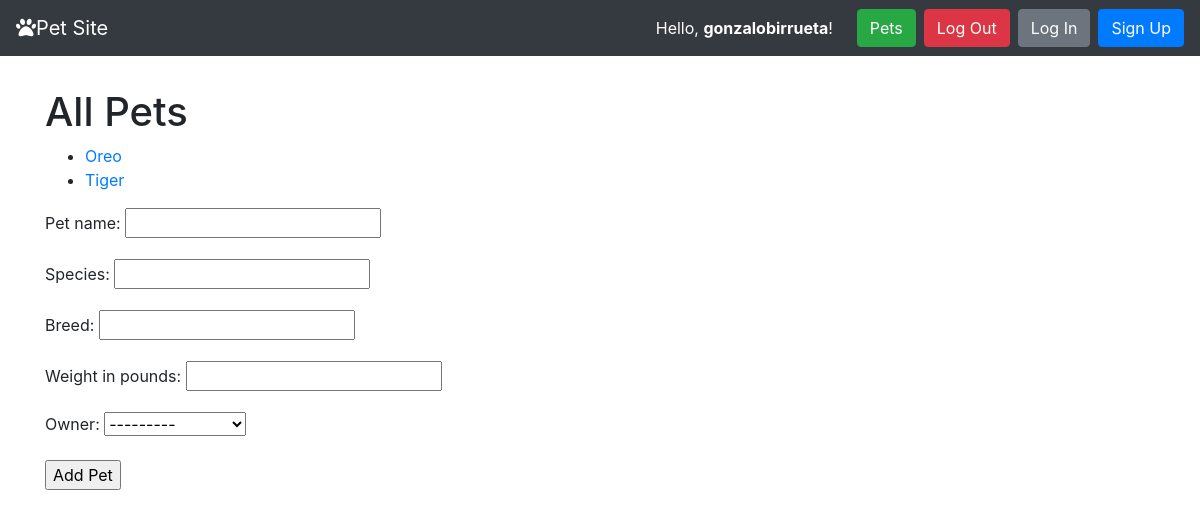
The page /pets/ (signed in) on the database as committed earlier.
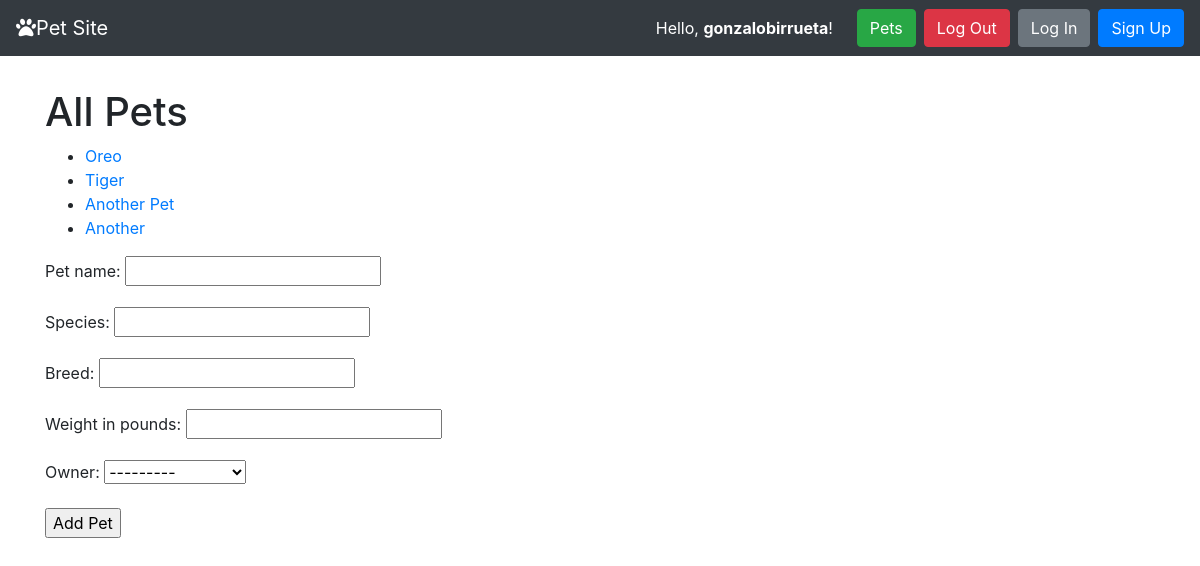
The same page on the database as committed later.
### pet/models.py (models this page shows, shortened)
class Pet(models.Model):
    pet_name = models.CharField(max_length=100)
    species = models.CharField(max_length=100)
    breed = models.CharField(max_length=100)
    weight_in_pounds = models.IntegerField()
    owner = models.ForeignKey(User, on_delete=models.CASCADE)

### pet/views.py (the view, shortened to what this page needs)
# urls.py: path('pets/', PetsList.as_view(), name='pets-list'),
class PetsList(ListView):
  def get(self, request, *args, **kwargs):
      context = {'form': PetForm(), 'pets': Pet.objects.all()}
      return render(request, 'pets-list.html', context)

### pet/forms.py
class PetForm(forms.ModelForm):
    class Meta:
        model = Pet
        fields = ['pet_name', 'species','breed', "weight_in_pounds", "owner"]

### pet/templates/pets-list.html (shortened to what this page needs)
{% extends 'base.html' %}
{% block content %}
{% if user.is_authenticated %}
  <h1>All Pets</h1>
  <ul>
    {% for pet in pets %}
      <li>
        <a href="/pets/{{ pet.id }}">{{ pet.pet_name }}</a>
      </li>
    {% endfor %}
  </ul>
  <form method="POST">
  {{ form.as_p }}
  <input type="submit" value="Add Pet">
  </form>
{% endif %}
{% endblock %}

Rows that differ between the two databases and show on the page:
added Pet: pet_name "Another Pet"
added Pet: pet_name "Another"
